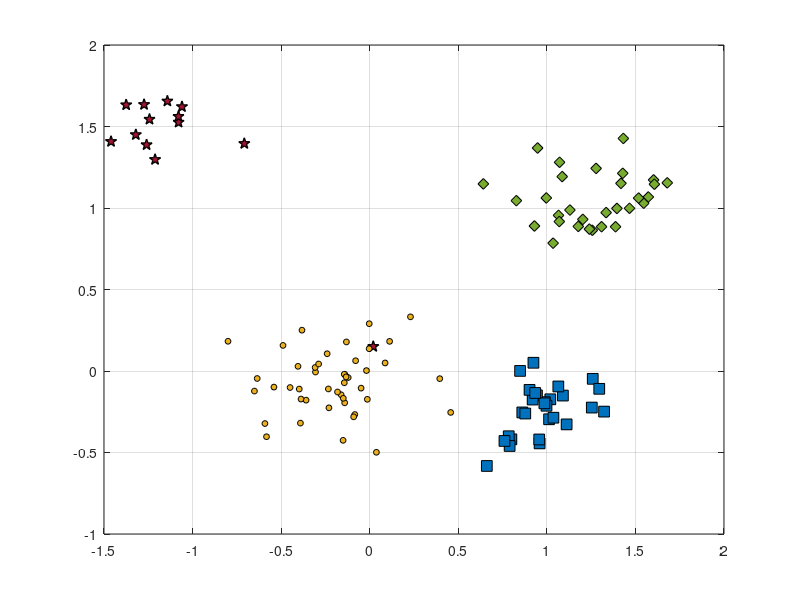

Write the MATLAB code that produced this figure. (Note: this script raises an error after producing the figure.)
%% Reproduce EVM-style demo figure (no toolboxes)
clear; close all; clc; rng(7);

% ---------- 1) 合成四类二维数据 ----------
% 类中心（大致对应图中位置）
C_star  = [-1.15  1.55];   % 红色星
C_diam  = [ 1.25  1.05];   % 绿色菱形
C_square= [ 1.05 -0.20];   % 蓝色方块
C_dot   = [-0.20  0.00];   % 蓝色小点（被 A 标注影响的那簇）

% 协方差（控制每簇形状）
S = @(sx,sy,rho)[sx^2 rho*sx*sy; rho*sx*sy sy^2];
Sig_star   = S(0.18,0.20, 0.05);
Sig_diam   = S(0.22,0.18,-0.10);
Sig_square = S(0.20,0.16, 0.05);
Sig_dot    = S(0.25,0.18, 0.00);

% 从高斯采样（不用 mvnrnd）
sample = @(N,mu,SIG) (randn(N,2)*chol(SIG,'lower') + mu);

X_star   = sample(12,C_star,   Sig_star);
X_diam   = sample(30,C_diam,   Sig_diam);
X_square = sample(28,C_square, Sig_square);
X_dot    = sample(45,C_dot,    Sig_dot);

% 加一个“离群星”靠近 A（见原图左中）
X_star = [X_star; 0.02 0.15];

% ---------- 2) 底面散点与样式 ----------
figure('Color','w','Position',[100,100,800,600]);
hold on; box on; grid on;
z0 = 0; % 所有散点都放在 z=0 的平面

% 确保按照绘制顺序叠放，便于把散点置顶
set(gca,'SortMethod','childorder');

h_star   = scatter3(X_star(:,1),  X_star(:,2),  z0+zeros(size(X_star,1),1),  70, ...
        'pentagram', 'filled', 'MarkerEdgeColor','k', 'MarkerFaceColor',[0.635294 0.0784314 0.184314], 'LineWidth',1.0); % 红色五角星 #A2142F
h_diam   = scatter3(X_diam(:,1),  X_diam(:,2),  z0+zeros(size(X_diam,1),1),  60, ...
        'd', 'filled', 'MarkerEdgeColor','k', 'MarkerFaceColor',[0.466667 0.674510 0.188235]); % 绿色菱形 #77AC30
h_square = scatter3(X_square(:,1),X_square(:,2),z0+zeros(size(X_square,1),1),60, ...
        's', 'filled', 'MarkerEdgeColor','k', 'MarkerFaceColor',[0 0.447059 0.741176]); % 蓝色正方形 #0072BD
h_dot    = scatter3(X_dot(:,1),   X_dot(:,2),   z0+zeros(size(X_dot,1),1),   18, ...
        'o', 'filled', 'MarkerEdgeColor','k', 'MarkerFaceColor',[0.929412 0.694118 0.125490]); % 黄色圆形 #EDB120


% ---------- 3) ψ-model 等值环（彩色同心） ----------
% 采用带形状参的径向函数 psi(r) = exp(-(r/s)^t)
psi = @(X,Y,cx,cy,s,t) exp( - ( sqrt((X-cx).^2 + (Y-cy).^2) ./ s ).^t );

% 选几处“极端向量/代表点”（包含 A 所在）
EV = [ -0.23 -0.02 ;   % A 对应蓝点极端向量
        1.06 -0.22 ;   % 蓝方块
        1.28  1.03 ;   % 绿菱形
       -1.05  1.55 ];  % 红星
scale = [0.42, 0.36, 0.40, 0.48];   % 各自 scale
shape = [2.6,  2.2,  2.4,  2.0];    % 各自 shape

% 网格
[xg,yg] = meshgrid(linspace(-3,3,400));
colormap(jet); caxis([0 1]);
% 预分配等高线句柄数组，便于后续置顶
hContours = gobjects(size(EV,1),1);

% 等高线层级（红到蓝：高到低）
levels = linspace(1.0,0.05,12);

for k = 1:size(EV,1)
    Z = psi(xg,yg,EV(k,1),EV(k,2),scale(k),shape(k));
    [~, h] = contour(xg,yg,Z,levels);    % 直接画在底面，保持颜色映射
    set(h,'LineWidth',1.25);
    hContours(k) = h;

    % 将等高线明确压到 z=0（兼容不同 MATLAB 版本）
    ch = get(h,'Children');
    for ic = 1:numel(ch)
        zd = get(ch(ic),'ZData');
        if ~isempty(zd)
            set(ch(ic),'ZData',zeros(size(zd))); % 强制贴在 z=0
        end
    end
end

% 标出 A 与问号
text(-0.5,-0.5,0,'A','FontWeight','bold','FontSize',20,'Color','k');
text( 1, 2.5,0,'??','FontWeight','bold','FontSize',22,'Color','k');
text( -1.5,0,0,'?','FontWeight','bold','FontSize',22,'Color','k');

% ---------- 4) 上方半透明“钟形面”（表示类支持/概率） ----------
% 用四个高斯穹顶，中心与各簇一致
gauss2 = @(X,Y,cx,cy,s) exp(-((X-cx).^2 + (Y-cy).^2)/(2*s^2));
% 超高斯（控制穹顶侧壁陡峭度，p>2 越陡）
superg = @(X,Y,cx,cy,s,p) exp( - ( sqrt((X-cx).^2 + (Y-cy).^2) ./ s ).^p );
tops  = {C_star, C_diam, C_square, C_dot};
sigT  = [0.65 0.55 0.55 0.60];
amp   = [1.05 0.95 0.90 0.85];
powT  = [2.6  2.4  2.4  2.6];   % 每个穹顶的形状指数（可调）

% 抬高穹顶，并缩小每个穹顶的覆盖范围（为每个穹顶使用局部网格）
zlift      = 0.18;   % 统一抬高量（不改变颜色映射）
spanFactor = 1.3;    % 每个穹顶半宽 = spanFactor * sigma（越小覆盖越小）
gridN      = 121;    % 局部网格分辨率

for i=1:4
    cx = tops{i}(1); cy = tops{i}(2);
    span = spanFactor * sigT(i);
    [xgi,ygi] = meshgrid(linspace(cx - span, cx + span, gridN), ...
                         linspace(cy - span, cy + span, gridN));

    Zt = amp(i) * superg(xgi,ygi,cx,cy,sigT(i),powT(i));
    % 用 Zt 作为颜色，Zt+zlift 作为高度，从而抬高且保留原色（顶部红，底部蓝）
    s1 = surf(xgi,ygi, Zt + zlift, Zt, 'EdgeColor','none', 'FaceAlpha',0.35);
end
shading interp; camlight headlight; lighting gouraud;

% 先将等高线置于表面之上，再将散点置于最上层
uistack(hContours, 'top');
uistack([h_star h_diam h_square h_dot], 'top');

% ---------- 5) 轴、视角与观感 ----------
xlim([-2 2]); ylim([-1 3]); zlim([0 1.25]); view(-67,22);
axis vis3d; daspect([1 1 0.8]);
set(gca,'FontName','Times New Roman','FontSize',12,'LineWidth',1);
% xlabel('x'); ylabel('y'); zlabel('score / \psi');

% 网格和背景风格
grid on; 
% set(gca,'GridAlpha',0.2,'MinorGridAlpha',0.2);
